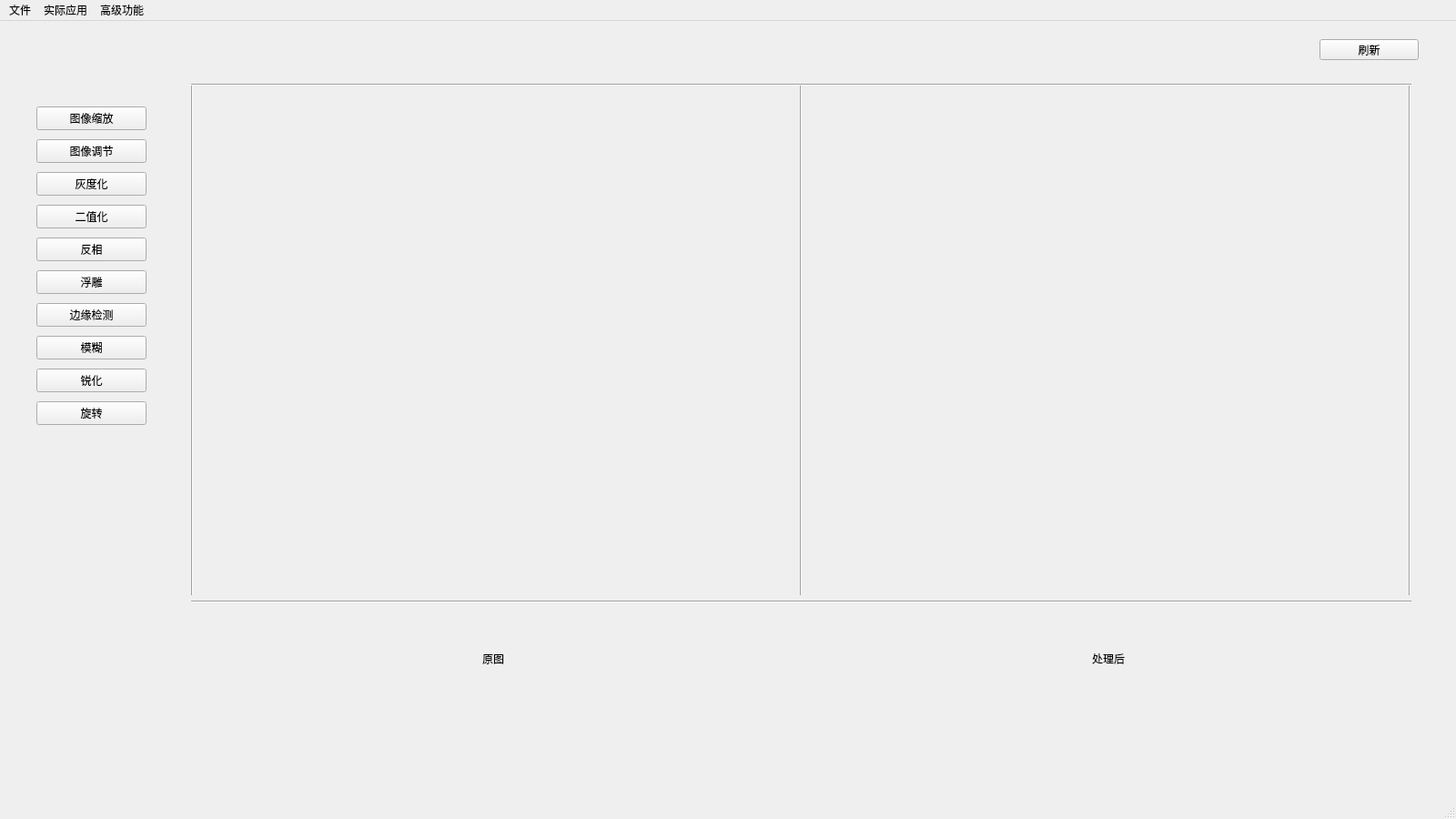
<?xml version="1.0" encoding="UTF-8"?>
<ui version="4.0">
 <class>MainWindow</class>
 <widget class="QMainWindow" name="MainWindow">
  <property name="geometry">
   <rect>
    <x>0</x>
    <y>0</y>
    <width>1600</width>
    <height>900</height>
   </rect>
  </property>
  <property name="windowTitle">
   <string>图像处理程序</string>
  </property>
  <widget class="QWidget" name="centralwidget">
   <widget class="QWidget" name="layoutWidget">
    <property name="geometry">
     <rect>
      <x>210</x>
      <y>70</y>
      <width>1341</width>
      <height>561</height>
     </rect>
    </property>
    <layout class="QHBoxLayout" name="horizontalLayout">
     <item>
      <widget class="Line" name="line_4">
       <property name="orientation">
        <enum>Qt::Vertical</enum>
       </property>
      </widget>
     </item>
     <item>
      <widget class="QLabel" name="src_image">
       <property name="minimumSize">
        <size>
         <width>281</width>
         <height>271</height>
        </size>
       </property>
       <property name="text">
        <string/>
       </property>
      </widget>
     </item>
     <item>
      <widget class="Line" name="line">
       <property name="orientation">
        <enum>Qt::Vertical</enum>
       </property>
      </widget>
     </item>
     <item>
      <widget class="QLabel" name="dest_image">
       <property name="minimumSize">
        <size>
         <width>311</width>
         <height>291</height>
        </size>
       </property>
       <property name="text">
        <string/>
       </property>
      </widget>
     </item>
     <item>
      <widget class="Line" name="line_5">
       <property name="orientation">
        <enum>Qt::Vertical</enum>
       </property>
      </widget>
     </item>
    </layout>
   </widget>
   <widget class="QLabel" name="label_2">
    <property name="geometry">
     <rect>
      <x>1200</x>
      <y>690</y>
      <width>61</width>
      <height>21</height>
     </rect>
    </property>
    <property name="styleSheet">
     <string notr="true">Qlable{
	font: 75 24pt &quot;Arial&quot;;
	rgb(170, 0, 0)
}</string>
    </property>
    <property name="text">
     <string>处理后</string>
    </property>
   </widget>
   <widget class="QLabel" name="label">
    <property name="geometry">
     <rect>
      <x>530</x>
      <y>690</y>
      <width>51</width>
      <height>21</height>
     </rect>
    </property>
    <property name="styleSheet">
     <string notr="true">Qlable{
	font: 75 24pt &quot;Arial&quot;;
	rgb(170, 0, 0)
}</string>
    </property>
    <property name="text">
     <string>原图</string>
    </property>
    <property name="textFormat">
     <enum>Qt::AutoText</enum>
    </property>
   </widget>
   <widget class="Line" name="line_2">
    <property name="geometry">
     <rect>
      <x>210</x>
      <y>60</y>
      <width>1341</width>
      <height>21</height>
     </rect>
    </property>
    <property name="orientation">
     <enum>Qt::Horizontal</enum>
    </property>
   </widget>
   <widget class="Line" name="line_3">
    <property name="geometry">
     <rect>
      <x>210</x>
      <y>630</y>
      <width>1341</width>
      <height>16</height>
     </rect>
    </property>
    <property name="orientation">
     <enum>Qt::Horizontal</enum>
    </property>
   </widget>
   <widget class="QWidget" name="layoutWidget">
    <property name="geometry">
     <rect>
      <x>40</x>
      <y>90</y>
      <width>121</width>
      <height>361</height>
     </rect>
    </property>
    <layout class="QVBoxLayout" name="verticalLayout">
     <item>
      <widget class="QPushButton" name="pushButton">
       <property name="text">
        <string>图像缩放</string>
       </property>
      </widget>
     </item>
     <item>
      <widget class="QPushButton" name="pushButton_2">
       <property name="text">
        <string>图像调节</string>
       </property>
      </widget>
     </item>
     <item>
      <widget class="QPushButton" name="pushButton_3">
       <property name="text">
        <string>灰度化</string>
       </property>
      </widget>
     </item>
     <item>
      <widget class="QPushButton" name="pushButton_4">
       <property name="text">
        <string>二值化</string>
       </property>
      </widget>
     </item>
     <item>
      <widget class="QPushButton" name="pushButton_5">
       <property name="text">
        <string>反相</string>
       </property>
      </widget>
     </item>
     <item>
      <widget class="QPushButton" name="pushButton_6">
       <property name="text">
        <string>浮雕</string>
       </property>
      </widget>
     </item>
     <item>
      <widget class="QPushButton" name="pushButton_7">
       <property name="text">
        <string>边缘检测</string>
       </property>
      </widget>
     </item>
     <item>
      <widget class="QPushButton" name="pushButton_8">
       <property name="text">
        <string>模糊</string>
       </property>
      </widget>
     </item>
     <item>
      <widget class="QPushButton" name="pushButton_9">
       <property name="text">
        <string>锐化</string>
       </property>
      </widget>
     </item>
     <item>
      <widget class="QPushButton" name="pushButton_10">
       <property name="text">
        <string>旋转</string>
       </property>
      </widget>
     </item>
    </layout>
   </widget>
   <widget class="QPushButton" name="pushButton_11">
    <property name="geometry">
     <rect>
      <x>1450</x>
      <y>20</y>
      <width>109</width>
      <height>23</height>
     </rect>
    </property>
    <property name="text">
     <string>刷新</string>
    </property>
   </widget>
  </widget>
  <widget class="QMenuBar" name="menubar">
   <property name="geometry">
    <rect>
     <x>0</x>
     <y>0</y>
     <width>1600</width>
     <height>24</height>
    </rect>
   </property>
   <widget class="QMenu" name="menu">
    <property name="title">
     <string>文件</string>
    </property>
    <addaction name="actionopen"/>
    <addaction name="actionsave"/>
   </widget>
   <widget class="QMenu" name="menug">
    <property name="title">
     <string>高级功能</string>
    </property>
    <addaction name="actiontansfer"/>
    <addaction name="actionvideo"/>
   </widget>
   <widget class="QMenu" name="menu_2">
    <property name="title">
     <string>实际应用</string>
    </property>
    <addaction name="actionCorrect"/>
    <addaction name="actioncorrect_2"/>
    <addaction name="actionChangeColor"/>
   </widget>
   <addaction name="menu"/>
   <addaction name="menu_2"/>
   <addaction name="menug"/>
  </widget>
  <widget class="QStatusBar" name="statusbar"/>
  <action name="actionopen">
   <property name="text">
    <string>打开图片</string>
   </property>
   <property name="toolTip">
    <string>打开图片</string>
   </property>
  </action>
  <action name="actionsave">
   <property name="text">
    <string>保存图片</string>
   </property>
  </action>
  <action name="actiontansfer">
   <property name="text">
    <string>图像风格迁移</string>
   </property>
  </action>
  <action name="actionvideo">
   <property name="text">
    <string>视频风格迁移</string>
   </property>
  </action>
  <action name="actionCorrect">
   <property name="text">
    <string>证件矫正</string>
   </property>
   <property name="toolTip">
    <string>证件矫正</string>
   </property>
  </action>
  <action name="actioncorrect_2">
   <property name="text">
    <string>书页矫正</string>
   </property>
   <property name="toolTip">
    <string>书页矫正</string>
   </property>
  </action>
  <action name="actionChangeColor">
   <property name="text">
    <string>证件底色转换</string>
   </property>
  </action>
 </widget>
 <resources/>
 <connections/>
</ui>
